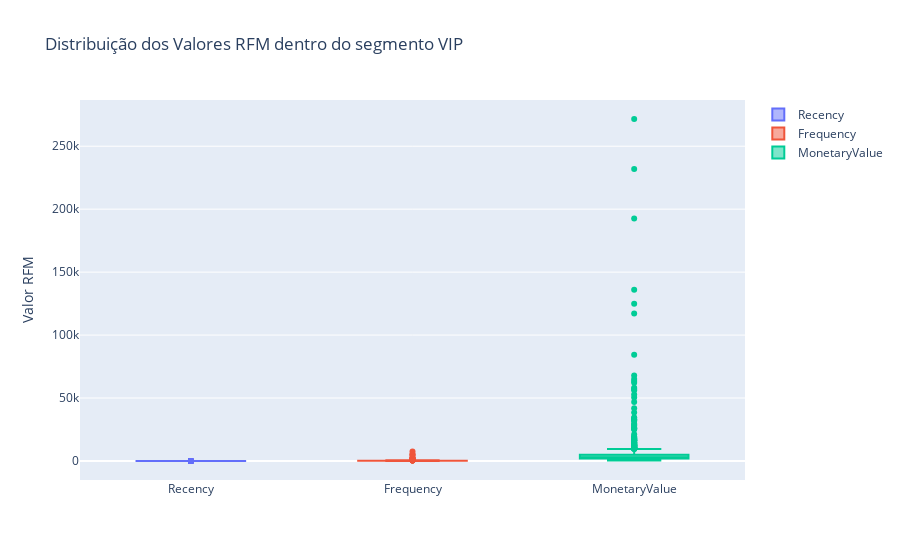

Write notebook code for a chart like this one.
### Markdown cell above
## 2.3 Análise dos Clientes VIP

### Code cell
vip_segment = rfm[rfm["Segmento Clientes"] == "VIP"]

fig = go.Figure()
fig.add_trace(go.Box(y=vip_segment["Recency"], name="Recency"))
fig.add_trace(go.Box(y=vip_segment["Frequency"], name="Frequency"))
fig.add_trace(go.Box(y=vip_segment["MonetaryValue"], name="MonetaryValue"))
fig.update_layout(title= 'Distribuição dos Valores RFM dentro do segmento VIP', yaxis_title= 'Valor RFM', showlegend= True)  
fig.show()

### Figure 1 — Plotly figure (JSON) as saved in the notebook; plotly's stock layout.template omitted (floating-point values rounded to 4 significant figures; data arrays with more than 128 entries replaced by an {"elided": "..."} marker saying what was removed)
{"data": [{"name": "Recency", "type": "box", "y": {"elided": "894 int values"}}, {"name": "Frequency", "type": "box", "y": {"elided": "894 int values"}}, {"name": "MonetaryValue", "type": "box", "y": {"elided": "894 float values"}}], "layout": {"showlegend": true, "title": {"text": "Distribuição dos Valores RFM dentro do segmento VIP"}, "yaxis": {"title": {"text": "Valor RFM"}}}}
